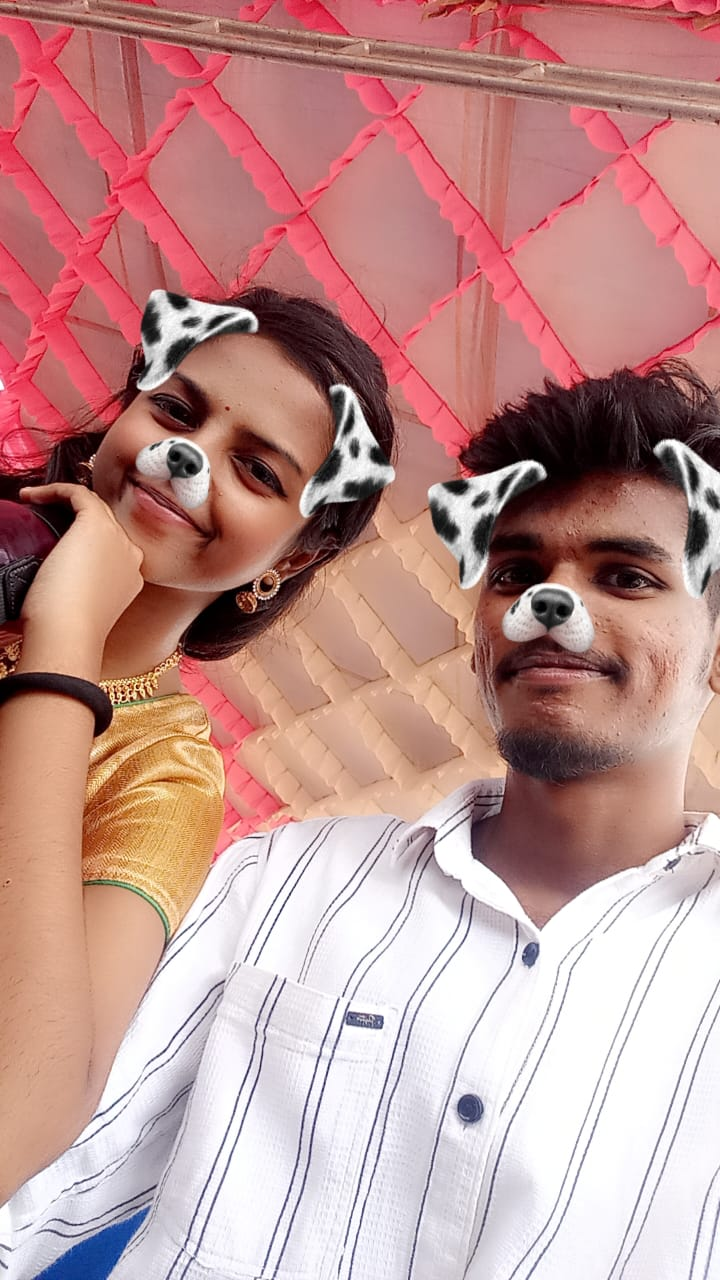
#> input picture forever.jpeg, 720 x 1280 px
$ jupyter execute Thresholding.ipynb
#> lines starting #> are read from the running program, lines starting #| are printed output that depends on the picture; after the words box and inside, x2 and y2 are one past the last pixel; in counts of white or black regions, pixels touching at a corner belong together
# Ex. No: 08
## OpenCv-Thresholding-Techniques

**Name :** MATHESH S **Reg. No :** 212223230123   **Slot No :** T2-J6

[cell 1]
import cv2
import numpy as np
import matplotlib.pyplot as plt

[cell 2]
image = cv2.imread('forever.jpeg')
#> image is the input picture: shape (1280, 720, 3); mean B, G, R 144.1, 147.4, 193

[cell 3]
gray_image = cv2.cvtColor(image,cv2.COLOR_BGR2GRAY)
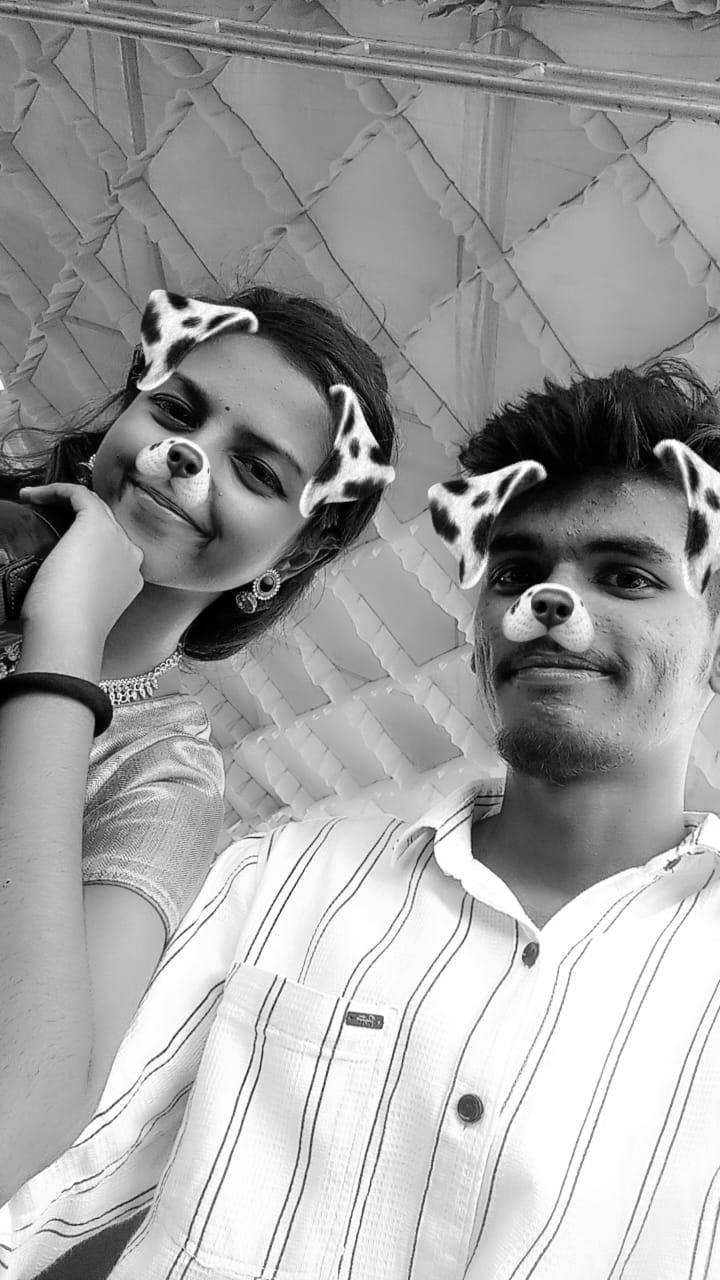
#> gray_image: shape (1280, 720); min 0, max 255, mean 160.7

[cell 4]
plt.imshow(cv2.cvtColor(image,cv2.COLOR_BGR2RGB))
plt.title('Orginal Image')
plt.axis('off')
plt.show()

[cell 5]
_,global_thresholded = cv2.threshold(gray_image, 127, 255, cv2.THRESH_BINARY)
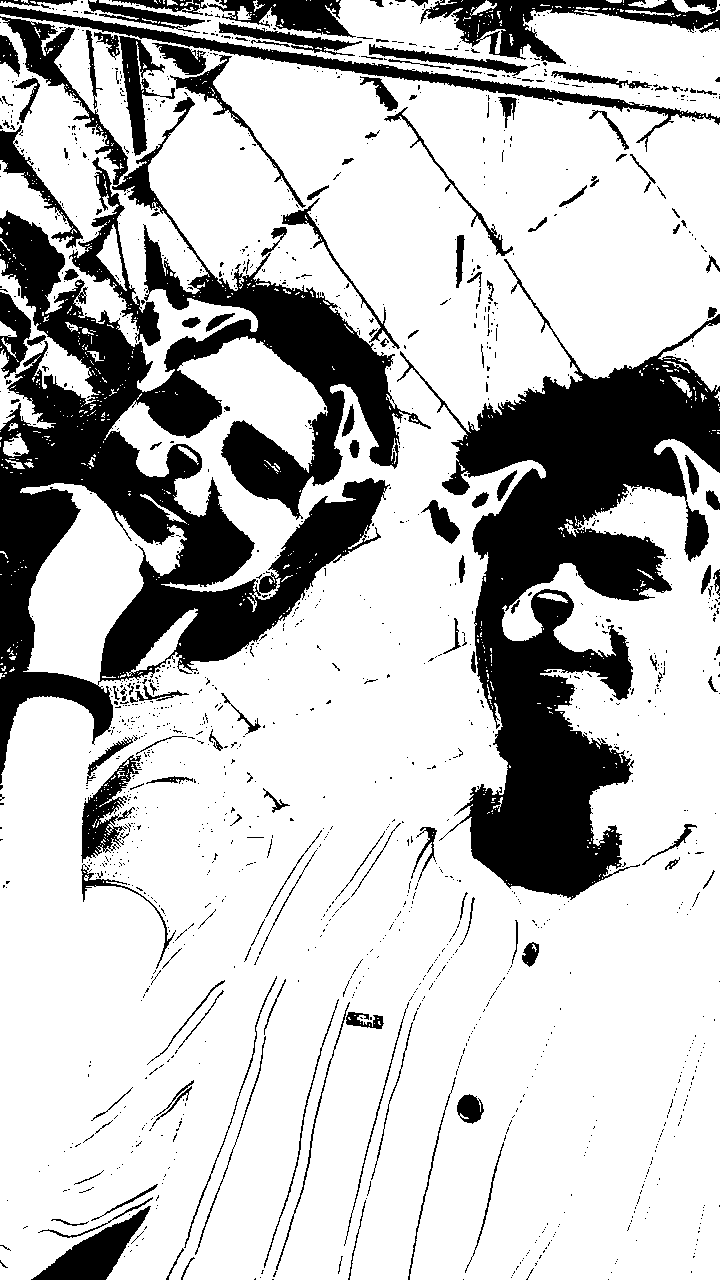
#> global_thresholded: shape (1280, 720); 75.6% white; 1475 black regions (1313 under 20 px), largest, box (x1, y1, x2, y2) and area: (0, 16, 431, 784) 91004, (397, 259, 720, 900) 72485, (0, 6, 720, 152) 6559

[cell 6]
plt.imshow(global_thresholded,cmap='gray')
plt.title('Global Threshold')
plt.axis('off')
plt.show()

[cell 7]
adaptive_thresholded = cv2.adaptiveThreshold(gray_image, 255, cv2.ADAPTIVE_THRESH_GAUSSIAN_C, cv2.THRESH_BINARY, 11, 2)
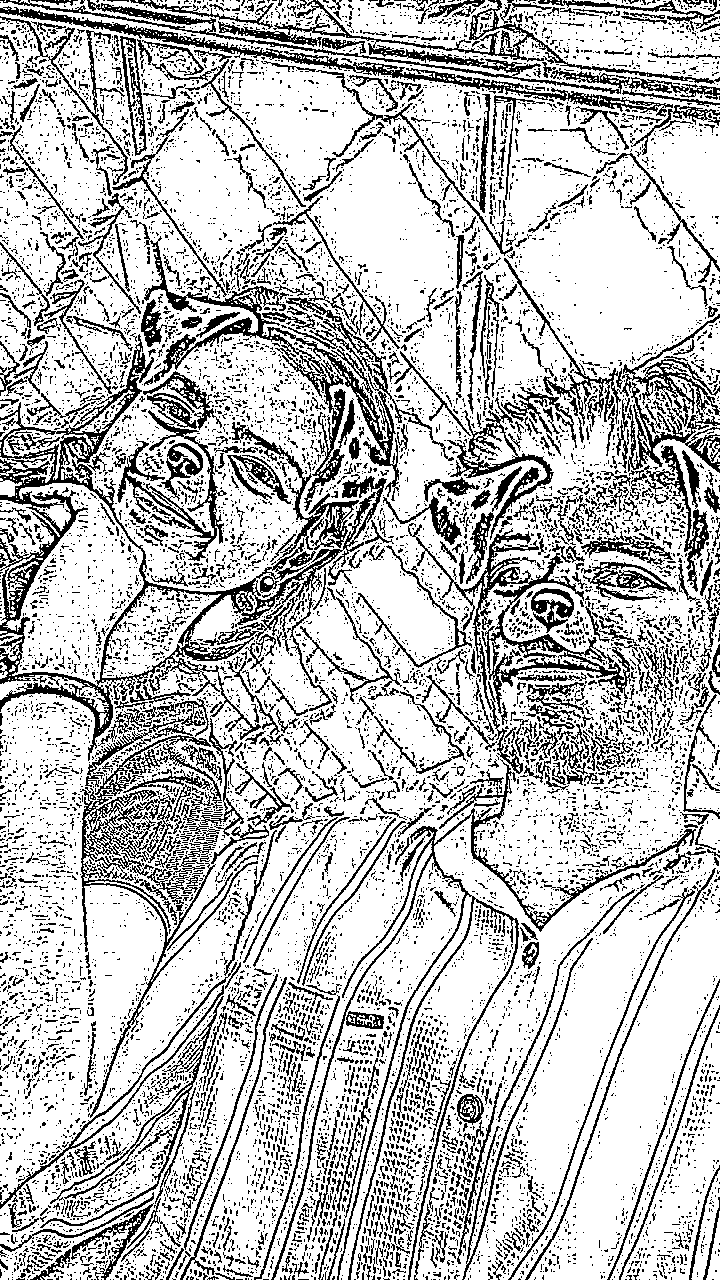
#> adaptive_thresholded: shape (1280, 720); 75.3% white; black in thin lines or dots

[cell 8]
plt.imshow(adaptive_thresholded,cmap='gray')
plt.title('Adaptive Threshold')
plt.axis('off')
plt.show()

[cell 9]
_,otsu_thresholded = cv2.threshold(gray_image, 0, 255, cv2.THRESH_BINARY + cv2.THRESH_OTSU)
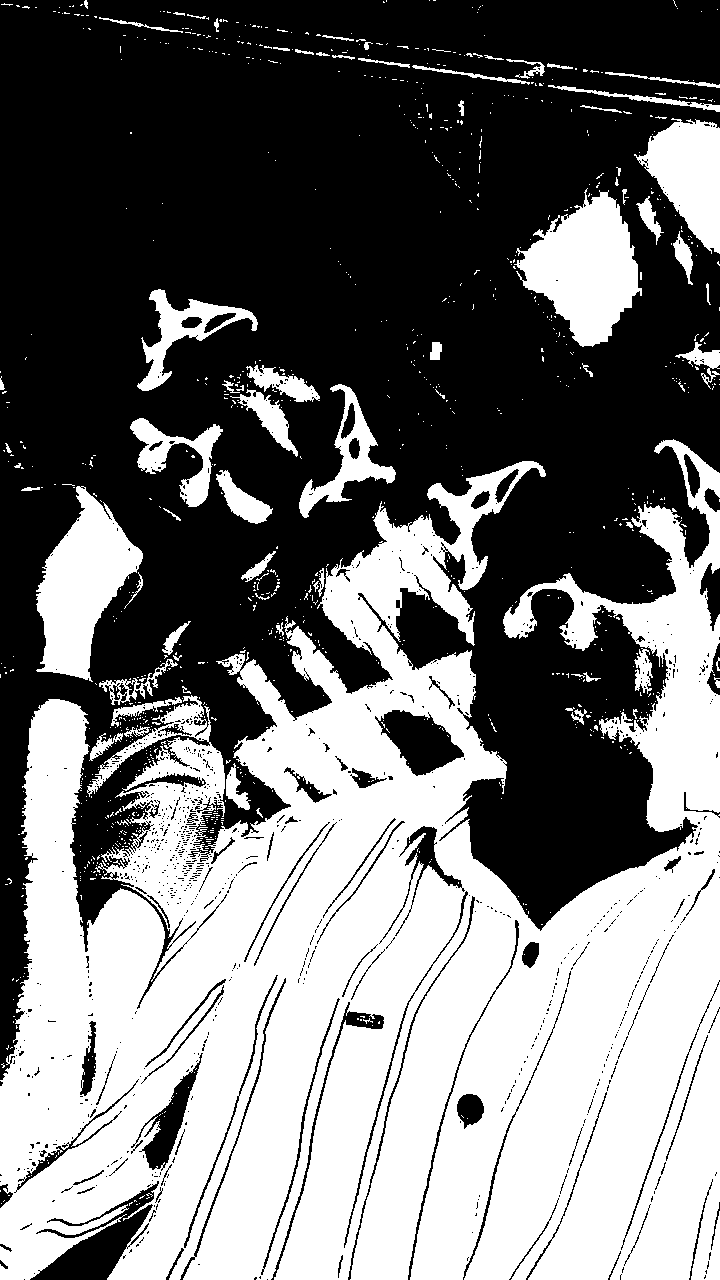
#> otsu_thresholded: shape (1280, 720); 45.2% white; 1001 white regions (928 under 20 px), largest, box (x1, y1, x2, y2) and area: (0, 439, 720, 1280) 363149, (514, 188, 642, 347) 11438, (36, 486, 143, 682) 10817

[cell 10]
plt.imshow(otsu_thresholded,cmap='gray')
plt.title('Adaptive Threshold')
plt.axis('off')
plt.show()

[cell 11]
plt.figure(figsize=(8,10))

plt.subplot(2,2,1)
plt.imshow(cv2.cvtColor(image,cv2.COLOR_BGR2RGB))
plt.title('Orginal Image')
plt.axis('off')

plt.subplot(2, 2, 2)
plt.imshow(global_thresholded, cmap='gray')
plt.title("Global Thresholding")
plt.axis('off')

# Adaptive Thresholding
plt.subplot(2, 2, 3)
plt.imshow(adaptive_thresholded, cmap='gray')
plt.title("Adaptive Thresholding")
plt.axis('off')

# Otsu's Method
plt.subplot(2, 2, 4)
plt.imshow(otsu_thresholded, cmap='gray')
plt.title("Otsu's Method")
plt.axis('off')

plt.show()
